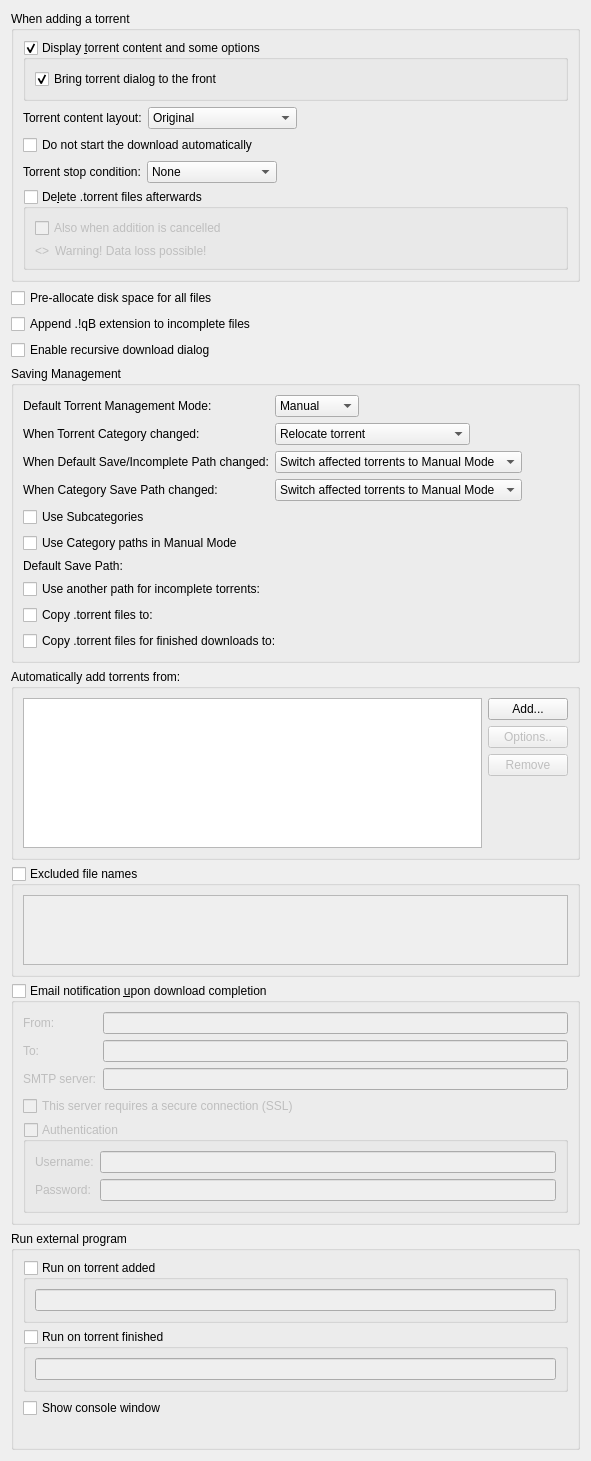
          <widget class="QWidget" name="scrollAreaWidgetContents_2">
           <property name="geometry">
            <rect>
             <x>0</x>
             <y>0</y>
             <width>591</width>
             <height>1138</height>
            </rect>
           </property>
           <layout class="QVBoxLayout" name="verticalLayout">
            <item>
             <widget class="QGroupBox" name="torrentAdditionBox">
              <property name="title">
               <string>When adding a torrent</string>
              </property>
              <layout class="QVBoxLayout" name="torrentAdditionBoxLayout">
               <item>
                <widget class="QGroupBox" name="checkAdditionDialog">
                 <property name="title">
                  <string>Display &amp;torrent content and some options</string>
                 </property>
                 <property name="checkable">
                  <bool>true</bool>
                 </property>
                 <layout class="QVBoxLayout" name="verticalLayout_18">
                  <item>
                   <widget class="QCheckBox" name="checkAdditionDialogFront">
                    <property name="text">
                     <string>Bring torrent dialog to the front</string>
                    </property>
                    <property name="checked">
                     <bool>true</bool>
                    </property>
                   </widget>
                  </item>
                 </layout>
                </widget>
               </item>
               <item>
                <layout class="QHBoxLayout" name="horizontalLayout_19">
                 <item>
                  <widget class="QLabel" name="contentLayoutLabel">
                   <property name="text">
                    <string>Torrent content layout:</string>
                   </property>
                  </widget>
                 </item>
                 <item>
                  <widget class="QComboBox" name="contentLayoutComboBox">
                   <property name="currentIndex">
                    <number>0</number>
                   </property>
                   <item>
                    <property name="text">
                     <string>Original</string>
                    </property>
                   </item>
                   <item>
                    <property name="text">
                     <string>Create subfolder</string>
                    </property>
                   </item>
                   <item>
                    <property name="text">
                     <string>Don't create subfolder</string>
                    </property>
                   </item>
                  </widget>
                 </item>
                 <item>
                  <spacer name="horizontalSpacer_20">
                   <property name="orientation">
                    <enum>Qt::Horizontal</enum>
                   </property>
                   <property name="sizeHint" stdset="0">
                    <size>
                     <width>40</width>
                     <height>20</height>
                    </size>
                   </property>
                  </spacer>
                 </item>
                </layout>
               </item>
               <item>
                <widget class="QCheckBox" name="checkStartPaused">
                 <property name="toolTip">
                  <string>The torrent will be added to download list in a paused state</string>
                 </property>
                 <property name="text">
                  <string extracomment="The torrent will be added to download list in a paused state">Do not start the download automatically</string>
                 </property>
                </widget>
               </item>
               <item>
                <layout class="QHBoxLayout" name="stopConditionLayout">
                 <item>
                  <widget class="QLabel" name="stopConditionLabel">
                   <property name="text">
                    <string>Torrent stop condition:</string>
                   </property>
                  </widget>
                 </item>
                 <item>
                  <widget class="QComboBox" name="stopConditionComboBox">
                   <property name="currentIndex">
                    <number>0</number>
                   </property>
                   <item>
                    <property name="text">
                     <string>None</string>
                    </property>
                   </item>
                   <item>
                    <property name="text">
                     <string>Metadata received</string>
                    </property>
                   </item>
                   <item>
                    <property name="text">
                     <string>Files checked</string>
                    </property>
                   </item>
                  </widget>
                 </item>
                 <item>
                  <spacer name="stopConditionSpacer">
                   <property name="orientation">
                    <enum>Qt::Horizontal</enum>
                   </property>
                   <property name="sizeHint" stdset="0">
                    <size>
                     <width>40</width>
                     <height>20</height>
                    </size>
                   </property>
                  </spacer>
                 </item>
                </layout>
               </item>
               <item>
                <widget class="QGroupBox" name="deleteTorrentBox">
                 <property name="toolTip">
                  <string>Whether the .torrent file should be deleted after adding it</string>
                 </property>
                 <property name="title">
                  <string>De&amp;lete .torrent files afterwards </string>
                 </property>
                 <property name="checkable">
                  <bool>true</bool>
                 </property>
                 <property name="checked">
                  <bool>false</bool>
                 </property>
                 <layout class="QVBoxLayout" name="deleteTorrentBoxLayout">
                  <item>
                   <widget class="QCheckBox" name="deleteCancelledTorrentBox">
                    <property name="toolTip">
                     <string>Also delete .torrent files whose addition was cancelled</string>
                    </property>
                    <property name="text">
                     <string>Also when addition is cancelled</string>
                    </property>
                   </widget>
                  </item>
                  <item>
                   <layout class="QHBoxLayout" name="deleteTorrentWarningLayout">
                    <item>
                     <widget class="QLabel" name="deleteTorrentWarningIcon">
                      <property name="sizePolicy">
                       <sizepolicy hsizetype="Fixed" vsizetype="Preferred">
                        <horstretch>0</horstretch>
                        <verstretch>0</verstretch>
                       </sizepolicy>
                      </property>
                      <property name="text">
                       <string notr="true">&lt;&gt;</string>
                      </property>
                     </widget>
                    </item>
                    <item>
                     <widget class="QLabel" name="deleteTorrentWarningLabel">
                      <property name="text">
                       <string>Warning! Data loss possible!</string>
                      </property>
                     </widget>
                    </item>
                   </layout>
                  </item>
                 </layout>
                </widget>
               </item>
              </layout>
             </widget>
            </item>
            <item>
             <widget class="QCheckBox" name="checkPreallocateAll">
              <property name="toolTip">
               <string>Allocate full file sizes on disk before starting downloads, to minimize fragmentation. Only useful for HDDs.</string>
              </property>
              <property name="text">
               <string>Pre-allocate disk space for all files</string>
              </property>
             </widget>
            </item>
            <item>
             <widget class="QCheckBox" name="checkAppendqB">
              <property name="text">
               <string>Append .!qB extension to incomplete files</string>
              </property>
             </widget>
            </item>
            <item>
             <widget class="QCheckBox" name="checkRecursiveDownload">
              <property name="toolTip">
               <string>When a torrent is downloaded, offer to add torrents from any .torrent files found inside it</string>
              </property>
              <property name="text">
               <string>Enable recursive download dialog</string>
              </property>
             </widget>
            </item>
            <item>
             <widget class="QGroupBox" name="groupSavingManagement">
              <property name="title">
               <string>Saving Management</string>
              </property>
              <layout class="QVBoxLayout" name="groupSavingManagementLayout">
               <item>
                <layout class="QGridLayout" name="gridLayout_3">
                 <item row="0" column="0">
                  <widget class="QLabel" name="label_40">
                   <property name="text">
                    <string>Default Torrent Management Mode:</string>
                   </property>
                  </widget>
                 </item>
                 <item row="0" column="1">
                  <layout class="QHBoxLayout" name="horizontalLayout_70">
                   <property name="spacing">
                    <number>10</number>
                   </property>
                   <item>
                    <widget class="QComboBox" name="comboSavingMode">
                     <property name="toolTip">
                      <string>Automatic: Various torrent properties (e.g. save path) will be decided by the associated category
Manual: Various torrent properties (e.g. save path) must be assigned manually</string>
                     </property>
                     <item>
                      <property name="text">
                       <string>Manual</string>
                      </property>
                     </item>
                     <item>
                      <property name="text">
                       <string>Automatic</string>
                      </property>
                     </item>
                    </widget>
                   </item>
                   <item>
                    <spacer name="horizontalSpacer_160">
                     <property name="orientation">
                      <enum>Qt::Horizontal</enum>
                     </property>
                     <property name="sizeHint" stdset="0">
                      <size>
                       <width>40</width>
                       <height>20</height>
                      </size>
                     </property>
                    </spacer>
                   </item>
                  </layout>
                 </item>
                 <item row="1" column="0">
                  <widget class="QLabel" name="labelTorrentCategoryChanged">
                   <property name="text">
                    <string>When Torrent Category changed:</string>
                   </property>
                  </widget>
                 </item>
                 <item row="1" column="1">
                  <layout class="QHBoxLayout" name="horizontalLayout_14">
                   <item>
                    <widget class="QComboBox" name="comboTorrentCategoryChanged">
                     <item>
                      <property name="text">
                       <string>Relocate torrent</string>
                      </property>
                     </item>
                     <item>
                      <property name="text">
                       <string>Switch torrent to Manual Mode</string>
                      </property>
                     </item>
                    </widget>
                   </item>
                   <item>
                    <spacer name="horizontalSpacer_17">
                     <property name="orientation">
                      <enum>Qt::Horizontal</enum>
                     </property>
                     <property name="sizeHint" stdset="0">
                      <size>
                       <width>40</width>
                       <height>20</height>
                      </size>
                     </property>
                    </spacer>
                   </item>
                  </layout>
                 </item>
                 <item row="2" column="0">
                  <widget class="QLabel" name="labelCategoryDefaultPathChanged">
                   <property name="text">
                    <string>When Default Save/Incomplete Path changed:</string>
                   </property>
                  </widget>
                 </item>
                 <item row="2" column="1">
                  <layout class="QHBoxLayout" name="horizontalLayout_15">
                   <item>
                    <widget class="QComboBox" name="comboCategoryDefaultPathChanged">
                     <property name="currentIndex">
                      <number>1</number>
                     </property>
                     <item>
                      <property name="text">
                       <string>Relocate affected torrents</string>
                      </property>
                     </item>
                     <item>
                      <property name="text">
                       <string>Switch affected torrents to Manual Mode</string>
                      </property>
                     </item>
                    </widget>
                   </item>
                   <item>
                    <spacer name="horizontalSpacer_18">
                     <property name="orientation">
                      <enum>Qt::Horizontal</enum>
                     </property>
                     <property name="sizeHint" stdset="0">
                      <size>
                       <width>40</width>
                       <height>20</height>
                      </size>
                     </property>
                    </spacer>
                   </item>
                  </layout>
                 </item>
                 <item row="3" column="0">
                  <widget class="QLabel" name="labelCategoryChanged">
                   <property name="text">
                    <string>When Category Save Path changed:</string>
                   </property>
                  </widget>
                 </item>
                 <item row="3" column="1">
                  <layout class="QHBoxLayout" name="horizontalLayout_17">
                   <item>
                    <widget class="QComboBox" name="comboCategoryChanged">
                     <property name="currentIndex">
                      <number>1</number>
                     </property>
                     <item>
                      <property name="text">
                       <string>Relocate affected torrents</string>
                      </property>
                     </item>
                     <item>
                      <property name="text">
                       <string>Switch affected torrents to Manual Mode</string>
                      </property>
                     </item>
                    </widget>
                   </item>
                   <item>
                    <spacer name="horizontalSpacer_19">
                     <property name="orientation">
                      <enum>Qt::Horizontal</enum>
                     </property>
                     <property name="sizeHint" stdset="0">
                      <size>
                       <width>40</width>
                       <height>20</height>
                      </size>
                     </property>
                    </spacer>
                   </item>
                  </layout>
                 </item>
                </layout>
               </item>
               <item>
                <widget class="QCheckBox" name="checkUseSubcategories">
                 <property name="text">
                  <string>Use Subcategories</string>
                 </property>
                </widget>
               </item>
               <item>
                <widget class="QCheckBox" name="checkUseCategoryPaths">
                 <property name="toolTip">
                  <string>Resolve relative Save Path against appropriate Category path instead of Default one</string>
                 </property>
                 <property name="text">
                  <string>Use Category paths in Manual Mode</string>
                 </property>
                </widget>
               </item>
               <item>
                <layout class="QGridLayout" name="gridLayout_4">
                 <item row="0" column="0">
                  <widget class="QLabel" name="labelSavePath">
                   <property name="text">
                    <string>Default Save Path:</string>
                   </property>
                  </widget>
                 </item>
                 <item row="0" column="1">
                  <widget class="FileSystemPathLineEdit" name="textSavePath" native="true"/>
                 </item>
                 <item row="1" column="0">
                  <widget class="QCheckBox" name="checkUseDownloadPath">
                   <property name="text">
                    <string>Use another path for incomplete torrents:</string>
                   </property>
                  </widget>
                 </item>
                 <item row="1" column="1">
                  <widget class="FileSystemPathLineEdit" name="textDownloadPath" native="true"/>
                 </item>
                 <item row="2" column="0">
                  <widget class="QCheckBox" name="checkExportDir">
                   <property name="text">
                    <string>Copy .torrent files to:</string>
                   </property>
                  </widget>
                 </item>
                 <item row="2" column="1">
                  <widget class="FileSystemPathLineEdit" name="textExportDir" native="true"/>
                 </item>
                 <item row="3" column="1">
                  <widget class="FileSystemPathLineEdit" name="textExportDirFin" native="true"/>
                 </item>
                 <item row="3" column="0">
                  <widget class="QCheckBox" name="checkExportDirFin">
                   <property name="text">
                    <string>Copy .torrent files for finished downloads to:</string>
                   </property>
                  </widget>
                 </item>
                </layout>
               </item>
              </layout>
             </widget>
            </item>
            <item>
             <widget class="QGroupBox" name="groupBox_2">
              <property name="title">
               <string>Automatically add torrents from:</string>
              </property>
              <layout class="QVBoxLayout" name="verticalLayout_38">
               <item>
                <layout class="QHBoxLayout" name="horizontalLayout_16">
                 <item>
                  <widget class="QTreeView" name="scanFoldersView">
                   <property name="sizePolicy">
                    <sizepolicy hsizetype="Expanding" vsizetype="Expanding">
                     <horstretch>0</horstretch>
                     <verstretch>1</verstretch>
                    </sizepolicy>
                   </property>
                   <property name="minimumSize">
                    <size>
                     <width>250</width>
                     <height>150</height>
                    </size>
                   </property>
                   <property name="editTriggers">
                    <set>QAbstractItemView::AllEditTriggers</set>
                   </property>
                   <property name="selectionMode">
                    <enum>QAbstractItemView::SingleSelection</enum>
                   </property>
                   <property name="selectionBehavior">
                    <enum>QAbstractItemView::SelectRows</enum>
                   </property>
                   <property name="textElideMode">
                    <enum>Qt::ElideNone</enum>
                   </property>
                   <property name="rootIsDecorated">
                    <bool>false</bool>
                   </property>
                   <attribute name="headerDefaultSectionSize">
                    <number>80</number>
                   </attribute>
                   <attribute name="headerStretchLastSection">
                    <bool>false</bool>
                   </attribute>
                  </widget>
                 </item>
                 <item>
                  <layout class="QVBoxLayout" name="verticalLayout_37">
                   <item>
                    <widget class="QPushButton" name="addWatchedFolderButton">
                     <property name="text">
                      <string>Add...</string>
                     </property>
                    </widget>
                   </item>
                   <item>
                    <widget class="QPushButton" name="editWatchedFolderButton">
                     <property name="enabled">
                      <bool>false</bool>
                     </property>
                     <property name="text">
                      <string>Options..</string>
                     </property>
                    </widget>
                   </item>
                   <item>
                    <widget class="QPushButton" name="removeWatchedFolderButton">
                     <property name="enabled">
                      <bool>false</bool>
                     </property>
                     <property name="text">
                      <string>Remove</string>
                     </property>
                    </widget>
                   </item>
                   <item>
                    <spacer name="verticalSpacer_6">
                     <property name="orientation">
                      <enum>Qt::Vertical</enum>
                     </property>
                     <property name="sizeHint" stdset="0">
                      <size>
                       <width>20</width>
                       <height>40</height>
                      </size>
                     </property>
                    </spacer>
                   </item>
                  </layout>
                 </item>
                </layout>
               </item>
              </layout>
             </widget>
            </item>
            <item>
             <widget class="QGroupBox" name="groupExcludedFileNames">
              <property name="title">
               <string>Excluded file names</string>
              </property>
              <property name="checkable">
               <bool>true</bool>
              </property>
              <property name="checked">
               <bool>false</bool>
              </property>
              <layout class="QVBoxLayout" name="verticalLayout_311">
               <item>
                <widget class="QPlainTextEdit" name="textExcludedFileNames">
                 <property name="toolTip">
                  <string>Blacklist filtered file names from being downloaded from torrent(s).
Files matching any of the filters in this list will have their priority automatically set to &quot;Do not download&quot;.

Use newlines to separate multiple entries. Can use wildcards as outlined below.
*: matches zero or more of any characters.
?: matches any single character.
[...]: sets of characters can be represented in square brackets.

Examples
*.exe: filter '.exe' file extension.
readme.txt: filter exact file name.
?.txt: filter 'a.txt', 'b.txt' but not 'aa.txt'.
readme[0-9].txt: filter 'readme1.txt', 'readme2.txt' but not 'readme10.txt'.</string>
                 </property>
                 <property name="lineWrapMode">
                  <enum>QPlainTextEdit::NoWrap</enum>
                 </property>
                </widget>
               </item>
              </layout>
             </widget>
            </item>
            <item>
             <widget class="QGroupBox" name="groupMailNotification">
              <property name="title">
               <string>Email notification &amp;upon download completion</string>
              </property>
              <property name="checkable">
               <bool>true</bool>
              </property>
              <property name="checked">
               <bool>false</bool>
              </property>
              <layout class="QVBoxLayout" name="verticalLayout_171">
               <item>
                <layout class="QGridLayout" name="gridLayout_9">
                 <item row="1" column="1">
                  <widget class="QLineEdit" name="lineEditDestEmail"/>
                 </item>
                 <item row="1" column="0">
                  <widget class="QLabel" name="label_2">
                   <property name="toolTip">
                    <string>Receiver</string>
                   </property>
                   <property name="text">
                    <string comment="To receiver">To:</string>
                   </property>
                  </widget>
                 </item>
                 <item row="2" column="0">
                  <widget class="QLabel" name="label_3">
                   <property name="text">
                    <string>SMTP server:</string>
                   </property>
                  </widget>
                 </item>
                 <item row="2" column="1">
                  <widget class="QLineEdit" name="lineEditSmtpServer"/>
                 </item>
                 <item row="0" column="1">
                  <widget class="QLineEdit" name="senderEmailTxt"/>
                 </item>
                 <item row="0" column="0">
                  <widget class="QLabel" name="label_25">
                   <property name="toolTip">
                    <string>Sender</string>
                   </property>
                   <property name="text">
                    <string comment="From sender">From:</string>
                   </property>
                  </widget>
                 </item>
                </layout>
               </item>
               <item>
                <widget class="QCheckBox" name="checkSmtpSSL">
                 <property name="text">
                  <string>This server requires a secure connection (SSL)</string>
                 </property>
                </widget>
               </item>
               <item>
                <widget class="QGroupBox" name="groupMailNotifAuth">
                 <property name="title">
                  <string>Authentication</string>
                 </property>
                 <property name="checkable">
                  <bool>true</bool>
                 </property>
                 <property name="checked">
                  <bool>false</bool>
                 </property>
                 <layout class="QFormLayout" name="formLayout_2">
                  <item row="0" column="0">
                   <widget class="QLabel" name="label_7">
                    <property name="text">
                     <string>Username:</string>
                    </property>
                   </widget>
                  </item>
                  <item row="0" column="1">
                   <widget class="QLineEdit" name="mailNotifUsername"/>
                  </item>
                  <item row="1" column="0">
                   <widget class="QLabel" name="label_8">
                    <property name="text">
                     <string>Password:</string>
                    </property>
                   </widget>
                  </item>
                  <item row="1" column="1">
                   <widget class="QLineEdit" name="mailNotifPassword">
                    <property name="echoMode">
                     <enum>QLineEdit::Password</enum>
                    </property>
                   </widget>
                  </item>
                 </layout>
                </widget>
               </item>
              </layout>
             </widget>
            </item>
            <item>
             <widget class="QGroupBox" name="autoRunBox">
              <property name="title">
               <string>Run external program</string>
              </property>
              <layout class="QVBoxLayout" name="verticalLayout_19">
               <item>
                <widget class="QGroupBox" name="groupBoxRunOnAdded">
                 <property name="title">
                  <string>Run on torrent added</string>
                 </property>
                 <property name="checkable">
                  <bool>true</bool>
                 </property>
                 <property name="checked">
                  <bool>false</bool>
                 </property>
                 <layout class="QVBoxLayout" name="verticalLayout_39">
                  <item>
                   <widget class="QLineEdit" name="lineEditRunOnAdded"/>
                  </item>
                 </layout>
                </widget>
               </item>
               <item>
                <widget class="QGroupBox" name="groupBoxRunOnFinished">
                 <property name="title">
                  <string>Run on torrent finished</string>
                 </property>
                 <property name="checkable">
                  <bool>true</bool>
                 </property>
                 <property name="checked">
                  <bool>false</bool>
                 </property>
                 <layout class="QVBoxLayout" name="verticalLayout_36">
                  <item>
                   <widget class="QLineEdit" name="lineEditRunOnFinished"/>
                  </item>
                 </layout>
                </widget>
               </item>
               <item>
                <widget class="QCheckBox" name="autoRunConsole">
                 <property name="text">
                  <string>Show console window</string>
                 </property>
                </widget>
               </item>
               <item>
                <widget class="QLabel" name="labelAutoRunParam">
                 <property name="wordWrap">
                  <bool>true</bool>
                 </property>
                </widget>
               </item>
              </layout>
             </widget>
            </item>
           </layout>
          </widget>
